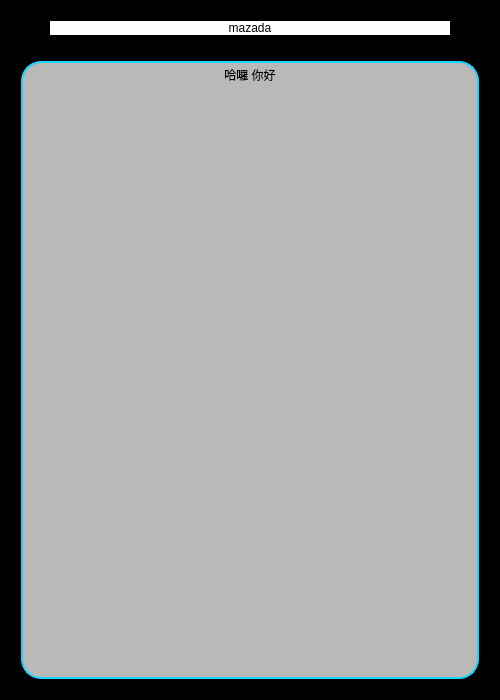
<?xml version="1.0" encoding="UTF-8"?>
<ui version="4.0">
 <class>MainWindow</class>
 <widget class="QMainWindow" name="MainWindow">
  <property name="geometry">
   <rect>
    <x>0</x>
    <y>0</y>
    <width>500</width>
    <height>700</height>
   </rect>
  </property>
  <property name="maximumSize">
   <size>
    <width>500</width>
    <height>700</height>
   </size>
  </property>
  <property name="windowTitle">
   <string>MainWindow</string>
  </property>
  <widget class="QWidget" name="centralwidget">
   <property name="maximumSize">
    <size>
     <width>500</width>
     <height>700</height>
    </size>
   </property>
   <layout class="QVBoxLayout" name="verticalLayout">
    <property name="spacing">
     <number>0</number>
    </property>
    <property name="leftMargin">
     <number>0</number>
    </property>
    <property name="topMargin">
     <number>0</number>
    </property>
    <property name="rightMargin">
     <number>0</number>
    </property>
    <property name="bottomMargin">
     <number>0</number>
    </property>
    <item>
     <widget class="QFrame" name="frame">
      <property name="maximumSize">
       <size>
        <width>500</width>
        <height>700</height>
       </size>
      </property>
      <property name="styleSheet">
       <string notr="true">background-color:rgb(0, 0, 0)</string>
      </property>
      <property name="frameShape">
       <enum>QFrame::StyledPanel</enum>
      </property>
      <property name="frameShadow">
       <enum>QFrame::Raised</enum>
      </property>
      <layout class="QVBoxLayout" name="verticalLayout_2" stretch="0,0,7">
       <property name="leftMargin">
        <number>20</number>
       </property>
       <property name="topMargin">
        <number>20</number>
       </property>
       <property name="rightMargin">
        <number>20</number>
       </property>
       <property name="bottomMargin">
        <number>20</number>
       </property>
       <item alignment="Qt::AlignHCenter">
        <widget class="QLabel" name="label">
         <property name="minimumSize">
          <size>
           <width>400</width>
           <height>0</height>
          </size>
         </property>
         <property name="maximumSize">
          <size>
           <width>450</width>
           <height>16777215</height>
          </size>
         </property>
         <property name="styleSheet">
          <string notr="true">#label{
	
	font: 75 50pt &quot;Bodoni MT&quot;;
	background-color:rgb(255, 255, 255)

}</string>
         </property>
         <property name="text">
          <string>mazada</string>
         </property>
         <property name="alignment">
          <set>Qt::AlignCenter</set>
         </property>
        </widget>
       </item>
       <item>
        <widget class="QLabel" name="label_3">
         <property name="minimumSize">
          <size>
           <width>0</width>
           <height>10</height>
          </size>
         </property>
         <property name="text">
          <string/>
         </property>
        </widget>
       </item>
       <item>
        <widget class="QLabel" name="label_2">
         <property name="styleSheet">
          <string notr="true">#label_2{
background-color:rgb(185, 185, 183);
border:2px solid rgb(24, 213, 255);
border-radius:20px;
	font: 26pt &quot;源石黑體 R&quot;;

}</string>
         </property>
         <property name="frameShape">
          <enum>QFrame::Box</enum>
         </property>
         <property name="text">
          <string>哈囉 你好</string>
         </property>
         <property name="alignment">
          <set>Qt::AlignHCenter|Qt::AlignTop</set>
         </property>
         <property name="margin">
          <number>30</number>
         </property>
        </widget>
       </item>
      </layout>
     </widget>
    </item>
   </layout>
  </widget>
 </widget>
 <resources/>
 <connections/>
</ui>
